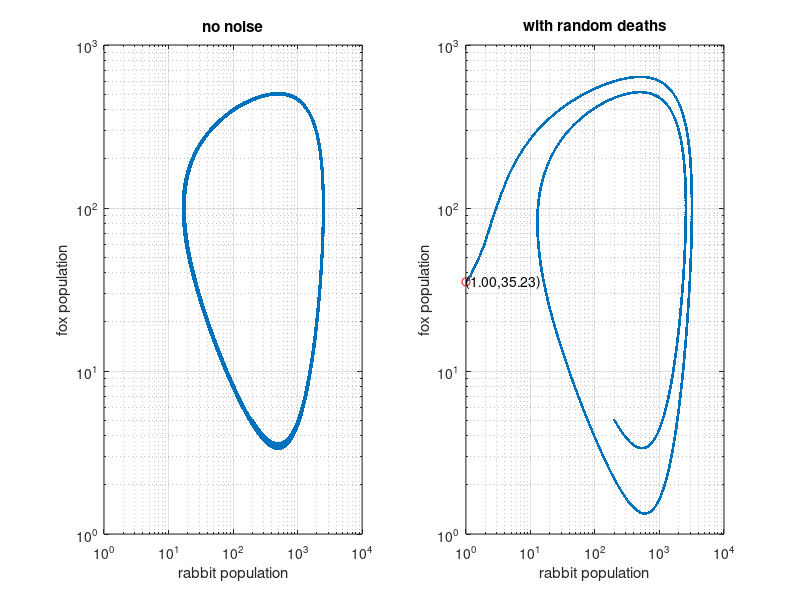

Write the MATLAB code that produced this figure.
% RFDEATHS.  Compare RABBITSFOXES and RFNOISY.
% Solves a stochastic version of the
% predator-prey model.  This is a system in 2 dimensions:
%   dr = (r - 0.01 r f) dt - rho |dB_t|
%   df = (0.002 r f - f) dt - sigma |dB_t|
% where  r(t) = (rabbit population at time t), and f(t) = (fox
% population at time t).  When rho>0 or sigma>0, the stochastic terms
% with subtracted "|dB_t|" model random additional deaths. 
% Uses a stochastic modification of Euler's method, the Euler-Maruyama
% method, in which dt is approximated by a time step h > 0, and dB_t
% is approximated
%   dB_t ~ N(0, h)
% That is, the variance of the independent random noise over a time
% step h is h.  Thus the standard deviation is sqrt(h).

Frhs = @(t, y) [y(1) - 0.01 * y(1) * y(2);...
                0.002 * y(1) * y(2) - y(2)];

% Euler method needs lots of small steps to get to T = 40
h = 0.001;
N = 40000;

for k = 1:2  % two subplots
    if k == 1
        rho = 0.0;  sigma = 0.0;   % no random death
    else
        rho = 0.1;      % amount of random death for rabbits
        sigma = 0.01;   % ... for foxes
    end

    % run Euler (or Euler-Maruyama)
    r = zeros(1,N+1);
    f = r;
    r(1) = 200;
    f(1) = 5;
    for j = 1:N
        t = j * h;
        ft = Frhs(t, [r(j); f(j)]);
        r(j+1) = r(j) + ft(1) * h - rho * sqrt(h) * abs(randn(1));
        f(j+1) = f(j) + ft(2) * h - sigma * sqrt(h) * abs(randn(1));
    end

    % phase plot
    subplot(1,2,k)
    if k == 1
        loglog(r, f, '.-')
        title('no noise')
    else
        valid = (r >= 1) & (f >= 1);
        last = max(find(valid));
        loglog(r(valid), f(valid), '.-', r(last), f(last), 'ro')
        text(r(last), f(last), sprintf('(%.2f,%.2f)', r(last), f(last)))
        title('with random deaths')
    end
    axis([1e0, 1e4, 1e0, 1e3])
    xlabel('rabbit population'),  ylabel('fox population')
    grid on
end


